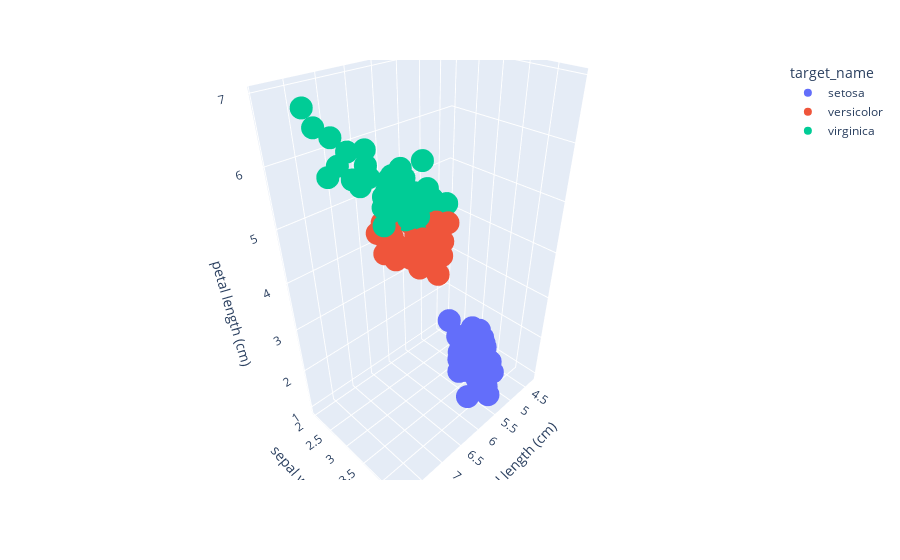

The notebook cell this image was saved under:
### Markdown cell above
## Entendendo os dados

### Code cell
fig = px.scatter_3d(df, x = 'sepal length (cm)', y = 'sepal width (cm)', z = 'petal length (cm)', color = 'target_name')

fig.show()

### Figure 1 — Plotly figure (JSON) as saved in the notebook; plotly's stock layout.template omitted (floating-point values rounded to 4 significant figures)
{"data": [{"hovertemplate": "target_name=setosa<br>sepal length (cm)=%{x}<br>sepal width (cm)=%{y}<br>petal length (cm)=%{z}<extra></extra>", "legendgroup": "setosa", "marker": {"color": "#636efa", "symbol": "circle"}, "mode": "markers", "name": "setosa", "scene": "scene", "showlegend": true, "type": "scatter3d", "x": [5.1, 4.9, 4.7, 4.6, 5, 5.4, 4.6, 5, 4.4, 4.9, 5.4, 4.8, 4.8, 4.3, 5.8, 5.7, 5.4, 5.1, 5.7, 5.1, 5.4, 5.1, 4.6, 5.1, 4.8, 5, 5, 5.2, 5.2, 4.7, 4.8, 5.4, 5.2, 5.5, 4.9, 5, 5.5, 4.9, 4.4, 5.1, 5, 4.5, 4.4, 5, 5.1, 4.8, 5.1, 4.6, 5.3, 5], "y": [3.5, 3, 3.2, 3.1, 3.6, 3.9, 3.4, 3.4, 2.9, 3.1, 3.7, 3.4, 3, 3, 4, 4.4, 3.9, 3.5, 3.8, 3.8, 3.4, 3.7, 3.6, 3.3, 3.4, 3, 3.4, 3.5, 3.4, 3.2, 3.1, 3.4, 4.1, 4.2, 3.1, 3.2, 3.5, 3.6, 3, 3.4, 3.5, 2.3, 3.2, 3.5, 3.8, 3, 3.8, 3.2, 3.7, 3.3], "z": [1.4, 1.4, 1.3, 1.5, 1.4, 1.7, 1.4, 1.5, 1.4, 1.5, 1.5, 1.6, 1.4, 1.1, 1.2, 1.5, 1.3, 1.4, 1.7, 1.5, 1.7, 1.5, 1, 1.7, 1.9, 1.6, 1.6, 1.5, 1.4, 1.6, 1.6, 1.5, 1.5, 1.4, 1.5, 1.2, 1.3, 1.4, 1.3, 1.5, 1.3, 1.3, 1.3, 1.6, 1.9, 1.4, 1.6, 1.4, 1.5, 1.4]}, {"hovertemplate": "target_name=versicolor<br>sepal length (cm)=%{x}<br>sepal width (cm)=%{y}<br>petal length (cm)=%{z}<extra></extra>", "legendgroup": "versicolor", "marker": {"color": "#EF553B", "symbol": "circle"}, "mode": "markers", "name": "versicolor", "scene": "scene", "showlegend": true, "type": "scatter3d", "x": [7, 6.4, 6.9, 5.5, 6.5, 5.7, 6.3, 4.9, 6.6, 5.2, 5, 5.9, 6, 6.1, 5.6, 6.7, 5.6, 5.8, 6.2, 5.6, 5.9, 6.1, 6.3, 6.1, 6.4, 6.6, 6.8, 6.7, 6, 5.7, 5.5, 5.5, 5.8, 6, 5.4, 6, 6.7, 6.3, 5.6, 5.5, 5.5, 6.1, 5.8, 5, 5.6, 5.7, 5.7, 6.2, 5.1, 5.7], "y": [3.2, 3.2, 3.1, 2.3, 2.8, 2.8, 3.3, 2.4, 2.9, 2.7, 2, 3, 2.2, 2.9, 2.9, 3.1, 3, 2.7, 2.2, 2.5, 3.2, 2.8, 2.5, 2.8, 2.9, 3, 2.8, 3, 2.9, 2.6, 2.4, 2.4, 2.7, 2.7, 3, 3.4, 3.1, 2.3, 3, 2.5, 2.6, 3, 2.6, 2.3, 2.7, 3, 2.9, 2.9, 2.5, 2.8], "z": [4.7, 4.5, 4.9, 4, 4.6, 4.5, 4.7, 3.3, 4.6, 3.9, 3.5, 4.2, 4, 4.7, 3.6, 4.4, 4.5, 4.1, 4.5, 3.9, 4.8, 4, 4.9, 4.7, 4.3, 4.4, 4.8, 5, 4.5, 3.5, 3.8, 3.7, 3.9, 5.1, 4.5, 4.5, 4.7, 4.4, 4.1, 4, 4.4, 4.6, 4, 3.3, 4.2, 4.2, 4.2, 4.3, 3, 4.1]}, {"hovertemplate": "target_name=virginica<br>sepal length (cm)=%{x}<br>sepal width (cm)=%{y}<br>petal length (cm)=%{z}<extra></extra>", "legendgroup": "virginica", "marker": {"color": "#00cc96", "symbol": "circle"}, "mode": "markers", "name": "virginica", "scene": "scene", "showlegend": true, "type": "scatter3d", "x": [6.3, 5.8, 7.1, 6.3, 6.5, 7.6, 4.9, 7.3, 6.7, 7.2, 6.5, 6.4, 6.8, 5.7, 5.8, 6.4, 6.5, 7.7, 7.7, 6, 6.9, 5.6, 7.7, 6.3, 6.7, 7.2, 6.2, 6.1, 6.4, 7.2, 7.4, 7.9, 6.4, 6.3, 6.1, 7.7, 6.3, 6.4, 6, 6.9, 6.7, 6.9, 5.8, 6.8, 6.7, 6.7, 6.3, 6.5, 6.2, 5.9], "y": [3.3, 2.7, 3, 2.9, 3, 3, 2.5, 2.9, 2.5, 3.6, 3.2, 2.7, 3, 2.5, 2.8, 3.2, 3, 3.8, 2.6, 2.2, 3.2, 2.8, 2.8, 2.7, 3.3, 3.2, 2.8, 3, 2.8, 3, 2.8, 3.8, 2.8, 2.8, 2.6, 3, 3.4, 3.1, 3, 3.1, 3.1, 3.1, 2.7, 3.2, 3.3, 3, 2.5, 3, 3.4, 3], "z": [6, 5.1, 5.9, 5.6, 5.8, 6.6, 4.5, 6.3, 5.8, 6.1, 5.1, 5.3, 5.5, 5, 5.1, 5.3, 5.5, 6.7, 6.9, 5, 5.7, 4.9, 6.7, 4.9, 5.7, 6, 4.8, 4.9, 5.6, 5.8, 6.1, 6.4, 5.6, 5.1, 5.6, 6.1, 5.6, 5.5, 4.8, 5.4, 5.6, 5.1, 5.1, 5.9, 5.7, 5.2, 5, 5.2, 5.4, 5.1]}], "layout": {"legend": {"title": {"text": "target_name"}, "tracegroupgap": 0}, "margin": {"t": 60}, "scene": {"domain": {"x": [0, 1], "y": [0, 1]}, "xaxis": {"title": {"text": "sepal length (cm)"}}, "yaxis": {"title": {"text": "sepal width (cm)"}}, "zaxis": {"title": {"text": "petal length (cm)"}}}}}
